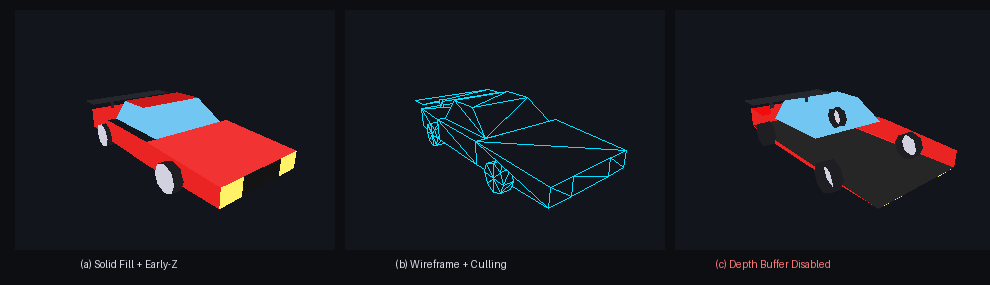
#> input picture assets/esr_modes_comparison.png, 990 x 285 px
$ python image2header.py ../assets/esr_modes_comparison.png
#> lines starting #> are read from the running program, lines starting #| are printed output that depends on the picture
#!/usr/bin/env python3
"""
tools/image2header.py

Converts an image (JPG, PNG, PPM, BMP) into a C header containing an RGB565
array ready to be compiled directly into ESP32 Flash memory.

Usage:
    python3 tools/image2header.py my_photo.jpg -o main/test_photo.h
    python3 tools/image2header.py --generate-sample -o main/test_photo.h
"""

import sys
import os
import math
import argparse

def rgb_to_rgb565(r, g, b):
    """Convert RGB888 (0-255) to RGB565 big-endian integer for SPI."""
    r5 = (r >> 3) & 0x1F
    g6 = (g >> 2) & 0x3F
    b5 = (b >> 3) & 0x1F
    val = (r5 << 11) | (g6 << 5) | b5
    # Byte-swap for big-endian SPI transmission
    return ((val >> 8) & 0xFF) | ((val & 0xFF) << 8)

# [74 lines left out: functions generate_sample_photo, load_ppm, not called in this run]

def main():
    parser = argparse.ArgumentParser(description="Convert an image to C header (RGB565)")
    parser.add_argument("input", nargs="?", help="Input image file (JPG, PNG, PPM, BMP)")
    parser.add_argument("-o", "--output", default="main/test_photo.h", help="Output C header file")
    parser.add_argument("--generate-sample", action="store_true", help="Generate a sample 240x320 sunset landscape")
    parser.add_argument("--width", type=int, default=240, help="Target display width")
    parser.add_argument("--height", type=int, default=320, help="Target display height")
    args = parser.parse_args()

    if args.generate_sample or not args.input:
        print(f"Generating procedural sample photo ({args.width}x{args.height})...")
        w, h, pixels = generate_sample_photo(args.width, args.height)
    elif args.input.lower().endswith(".ppm"):
        w, h, pixels = load_ppm(args.input)
    else:
        try:
            from PIL import Image
            img = Image.open(args.input).convert("RGB")
#> img is the input picture: PIL image 990x285 RGB; mean R, G, B 28.7, 28.1, 33.9
            if img.size != (args.width, args.height):
                print(f"Resizing {args.input} from {img.size} to ({args.width}, {args.height})...")
#> (printed output is left out)
                img = img.resize((args.width, args.height), Image.Resampling.LANCZOS)
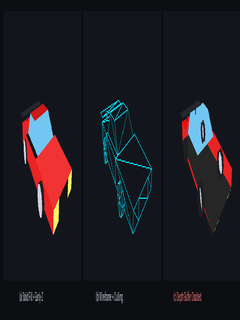
#> img: PIL image 240x320 RGB; mean R, G, B 28.7, 28.1, 33.9
            w, h = img.size
#> w = 240; h = 320
            pixels = list(img.getdata())
#> pixels = 76800 items
        except ImportError:
            print("Pillow is not installed. To convert JPG/PNG, run: pip install pillow")
            print("Falling back to generating procedural sample photo...")
            w, h, pixels = generate_sample_photo(args.width, args.height)

    print(f"Writing {w}x{h} ({len(pixels)} pixels) into '{args.output}'...")
#> (printed output is left out)
    os.makedirs(os.path.dirname(os.path.abspath(args.output)), exist_ok=True)

    with open(args.output, "w") as f:
        f.write("#pragma once\n\n")
        f.write("#include <stdint.h>\n\n")
        f.write(f"#define PHOTO_WIDTH  {w}\n")
        f.write(f"#define PHOTO_HEIGHT {h}\n\n")
        f.write("// Stored in ESP32 Flash memory (RODATA)\n")
        f.write("static const uint16_t photo_data[] = {\n")

        line = []
        for i, (r, g, b) in enumerate(pixels):
            rgb565 = rgb_to_rgb565(r, g, b)
            line.append(f"0x{rgb565:04X}")
            if len(line) >= 12:
                f.write("    " + ", ".join(line) + ",\n")
                line = []
#> after the loop, line = []
        if line:
            f.write("    " + ", ".join(line) + "\n")
        f.write("};\n")

    print(f"Done! Created '{args.output}' ({os.path.getsize(args.output) // 1024} KB).")

if __name__ == "__main__":
    main()
